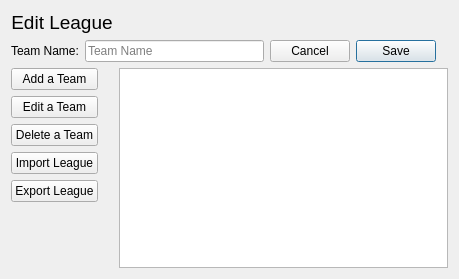
<?xml version="1.0" encoding="UTF-8"?>
<ui version="4.0">
 <class>LeagueDialog</class>
 <widget class="QDialog" name="LeagueDialog">
  <property name="windowModality">
   <enum>Qt::ApplicationModal</enum>
  </property>
  <property name="geometry">
   <rect>
    <x>0</x>
    <y>0</y>
    <width>459</width>
    <height>279</height>
   </rect>
  </property>
  <property name="windowTitle">
   <string>Dialog</string>
  </property>
  <layout class="QFormLayout" name="formLayout">
   <item row="2" column="0" colspan="2">
    <layout class="QHBoxLayout" name="horizontalLayout">
     <item>
      <widget class="QLabel" name="labelTeamName">
       <property name="text">
        <string>Team Name:</string>
       </property>
      </widget>
     </item>
     <item>
      <widget class="QLineEdit" name="teamLineEdit">
       <property name="placeholderText">
        <string>Team Name</string>
       </property>
      </widget>
     </item>
     <item>
      <widget class="QDialogButtonBox" name="buttonBox">
       <property name="layoutDirection">
        <enum>Qt::RightToLeft</enum>
       </property>
       <property name="orientation">
        <enum>Qt::Horizontal</enum>
       </property>
       <property name="standardButtons">
        <set>QDialogButtonBox::Cancel|QDialogButtonBox::Save</set>
       </property>
      </widget>
     </item>
    </layout>
   </item>
   <item row="3" column="0">
    <layout class="QVBoxLayout" name="verticalLayout">
     <item>
      <widget class="QPushButton" name="addTeamBtn">
       <property name="text">
        <string>Add a Team</string>
       </property>
      </widget>
     </item>
     <item>
      <widget class="QPushButton" name="editTeamBtn">
       <property name="text">
        <string>Edit a Team</string>
       </property>
      </widget>
     </item>
     <item>
      <widget class="QPushButton" name="deleteTeamBtn">
       <property name="text">
        <string>Delete a Team</string>
       </property>
      </widget>
     </item>
     <item>
      <widget class="QPushButton" name="importLeagueBtn">
       <property name="text">
        <string>Import League</string>
       </property>
      </widget>
     </item>
     <item>
      <widget class="QPushButton" name="exportLeagueBtn">
       <property name="text">
        <string>Export League</string>
       </property>
      </widget>
     </item>
     <item>
      <spacer name="verticalSpacer">
       <property name="orientation">
        <enum>Qt::Vertical</enum>
       </property>
       <property name="sizeHint" stdset="0">
        <size>
         <width>20</width>
         <height>40</height>
        </size>
       </property>
      </spacer>
     </item>
    </layout>
   </item>
   <item row="3" column="1">
    <widget class="QListWidget" name="displayTeam"/>
   </item>
   <item row="1" column="0">
    <widget class="QLabel" name="labelLeagueEditor">
     <property name="font">
      <font>
       <pointsize>14</pointsize>
       <weight>50</weight>
       <bold>false</bold>
      </font>
     </property>
     <property name="text">
      <string>Edit League</string>
     </property>
     <property name="alignment">
      <set>Qt::AlignCenter</set>
     </property>
    </widget>
   </item>
  </layout>
 </widget>
 <resources/>
 <connections>
  <connection>
   <sender>buttonBox</sender>
   <signal>accepted()</signal>
   <receiver>LeagueDialog</receiver>
   <slot>accept()</slot>
   <hints>
    <hint type="sourcelabel">
     <x>248</x>
     <y>254</y>
    </hint>
    <hint type="destinationlabel">
     <x>157</x>
     <y>274</y>
    </hint>
   </hints>
  </connection>
  <connection>
   <sender>buttonBox</sender>
   <signal>rejected()</signal>
   <receiver>LeagueDialog</receiver>
   <slot>reject()</slot>
   <hints>
    <hint type="sourcelabel">
     <x>316</x>
     <y>260</y>
    </hint>
    <hint type="destinationlabel">
     <x>286</x>
     <y>274</y>
    </hint>
   </hints>
  </connection>
 </connections>
</ui>
